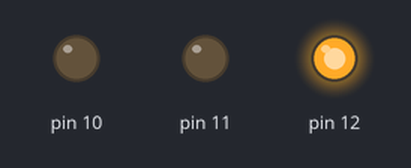
Simulated run of this sketch. Board: Arduino Uno, built with avr-gcc and run on an emulated ATmega328P. On the bench: output pins drawn as LEDs (lit = HIGH).

Above: at 0.2 s.
At 1.2 s:
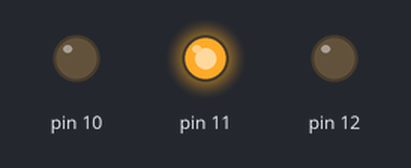
At 2.2 s:
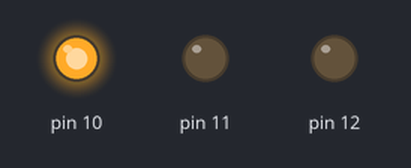
At 5.7 s:
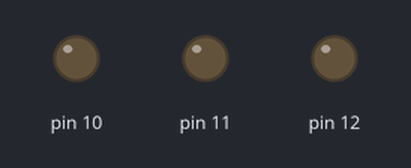
Timing chart, 0 to 6.9 s (numbered marks = the images above):
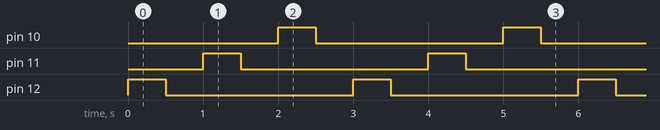

The sketch:

sketch_jan04b.ino
```cpp
void setup() {
  // put your setup code here, to run once:
  pinMode(12, OUTPUT);
  pinMode(11, OUTPUT);
  pinMode(10, OUTPUT);

}

void loop() {
  // put your main code here, to run repeatedly:
  digitalWrite(12, HIGH);
  delay(500);
  digitalWrite(12, LOW);
  delay(500);
  digitalWrite(11, HIGH);
  delay(500);
  digitalWrite(11, LOW);
  delay(500);
  digitalWrite(10, HIGH);
  delay(500);
  digitalWrite(10, LOW);
  delay(500);

}
```

Measured:
- by itself, pin 10–12: alternates HIGH for 0.50 s and LOW for 2.5 s
- by itself, everything shown: repeats every 3.0 s, in 6 steps
